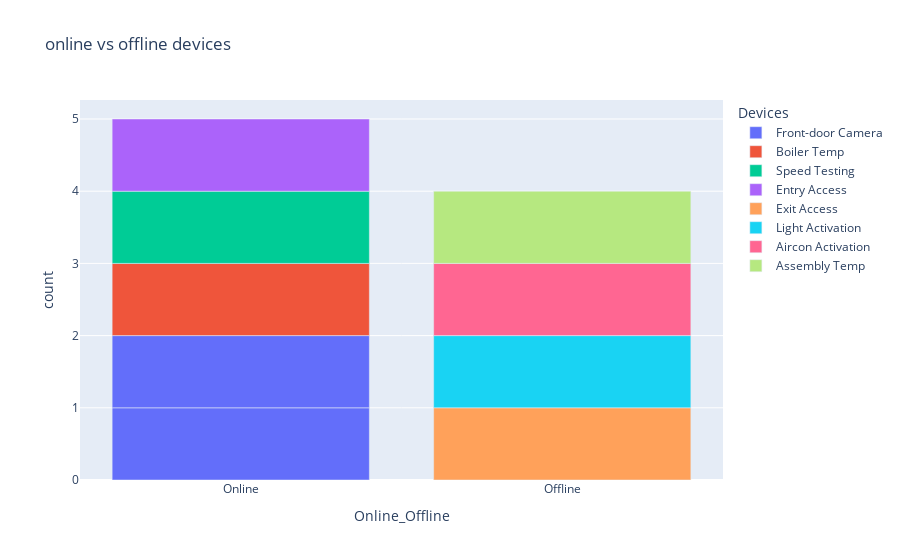

Notebook code for this chart:
### Code cell
# visual to monitor online v offline devices

# plot a bar graph for device online and offline
fig = px.bar(dfdevice, x='Online_Offline', title='online vs offline devices ', color='Devices')
fig.show()

### Figure 1 — Plotly figure (JSON) as saved in the notebook; plotly's stock layout.template omitted (floating-point values rounded to 4 significant figures)
{"data": [{"alignmentgroup": "True", "hovertemplate": "Devices=Front-door Camera<br>Online_Offline=%{x}<br>count=%{y}<extra></extra>", "legendgroup": "Front-door Camera", "marker": {"color": "#636efa", "pattern": {"shape": ""}}, "name": "Front-door Camera", "offsetgroup": "Front-door Camera", "orientation": "v", "showlegend": true, "textposition": "auto", "type": "bar", "x": ["Online", "Online"], "xaxis": "x", "y": [1, 1], "yaxis": "y"}, {"alignmentgroup": "True", "hovertemplate": "Devices=Boiler Temp<br>Online_Offline=%{x}<br>count=%{y}<extra></extra>", "legendgroup": "Boiler Temp", "marker": {"color": "#EF553B", "pattern": {"shape": ""}}, "name": "Boiler Temp", "offsetgroup": "Boiler Temp", "orientation": "v", "showlegend": true, "textposition": "auto", "type": "bar", "x": ["Online"], "xaxis": "x", "y": [1], "yaxis": "y"}, {"alignmentgroup": "True", "hovertemplate": "Devices=Speed Testing<br>Online_Offline=%{x}<br>count=%{y}<extra></extra>", "legendgroup": "Speed Testing", "marker": {"color": "#00cc96", "pattern": {"shape": ""}}, "name": "Speed Testing", "offsetgroup": "Speed Testing", "orientation": "v", "showlegend": true, "textposition": "auto", "type": "bar", "x": ["Online"], "xaxis": "x", "y": [1], "yaxis": "y"}, {"alignmentgroup": "True", "hovertemplate": "Devices=Entry Access<br>Online_Offline=%{x}<br>count=%{y}<extra></extra>", "legendgroup": "Entry Access", "marker": {"color": "#ab63fa", "pattern": {"shape": ""}}, "name": "Entry Access", "offsetgroup": "Entry Access", "orientation": "v", "showlegend": true, "textposition": "auto", "type": "bar", "x": ["Online"], "xaxis": "x", "y": [1], "yaxis": "y"}, {"alignmentgroup": "True", "hovertemplate": "Devices=Exit Access<br>Online_Offline=%{x}<br>count=%{y}<extra></extra>", "legendgroup": "Exit Access", "marker": {"color": "#FFA15A", "pattern": {"shape": ""}}, "name": "Exit Access", "offsetgroup": "Exit Access", "orientation": "v", "showlegend": true, "textposition": "auto", "type": "bar", "x": ["Offline"], "xaxis": "x", "y": [1], "yaxis": "y"}, {"alignmentgroup": "True", "hovertemplate": "Devices=Light Activation<br>Online_Offline=%{x}<br>count=%{y}<extra></extra>", "legendgroup": "Light Activation", "marker": {"color": "#19d3f3", "pattern": {"shape": ""}}, "name": "Light Activation", "offsetgroup": "Light Activation", "orientation": "v", "showlegend": true, "textposition": "auto", "type": "bar", "x": ["Offline"], "xaxis": "x", "y": [1], "yaxis": "y"}, {"alignmentgroup": "True", "hovertemplate": "Devices=Aircon Activation<br>Online_Offline=%{x}<br>count=%{y}<extra></extra>", "legendgroup": "Aircon Activation", "marker": {"color": "#FF6692", "pattern": {"shape": ""}}, "name": "Aircon Activation", "offsetgroup": "Aircon Activation", "orientation": "v", "showlegend": true, "textposition": "auto", "type": "bar", "x": ["Offline"], "xaxis": "x", "y": [1], "yaxis": "y"}, {"alignmentgroup": "True", "hovertemplate": "Devices=Assembly Temp<br>Online_Offline=%{x}<br>count=%{y}<extra></extra>", "legendgroup": "Assembly Temp", "marker": {"color": "#B6E880", "pattern": {"shape": ""}}, "name": "Assembly Temp", "offsetgroup": "Assembly Temp", "orientation": "v", "showlegend": true, "textposition": "auto", "type": "bar", "x": ["Offline"], "xaxis": "x", "y": [1], "yaxis": "y"}], "layout": {"barmode": "relative", "legend": {"title": {"text": "Devices"}, "tracegroupgap": 0}, "title": {"text": "online vs offline devices "}, "xaxis": {"anchor": "y", "domain": [0, 1], "title": {"text": "Online_Offline"}}, "yaxis": {"anchor": "x", "domain": [0, 1], "title": {"text": "count"}}}}
